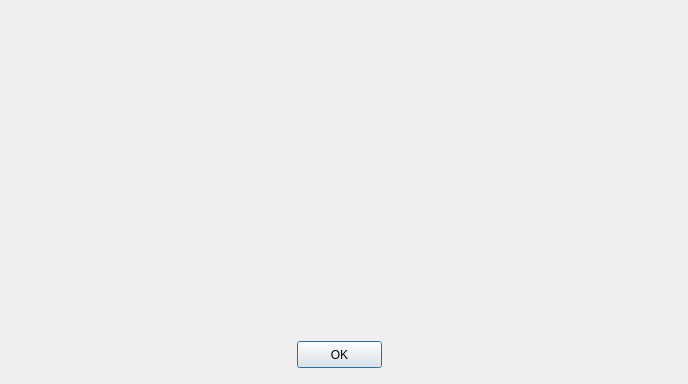
<?xml version="1.0" encoding="UTF-8"?>
<ui version="4.0">
 <class>ResultDialog</class>
 <widget class="QDialog" name="ResultDialog">
  <property name="windowModality">
   <enum>Qt::ApplicationModal</enum>
  </property>
  <property name="geometry">
   <rect>
    <x>0</x>
    <y>0</y>
    <width>688</width>
    <height>384</height>
   </rect>
  </property>
  <property name="windowTitle">
   <string>Result</string>
  </property>
  <widget class="QPushButton" name="pushButton">
   <property name="geometry">
    <rect>
     <x>297</x>
     <y>341</y>
     <width>85</width>
     <height>27</height>
    </rect>
   </property>
   <property name="text">
    <string>OK</string>
   </property>
  </widget>
 </widget>
 <resources/>
 <connections>
  <connection>
   <sender>pushButton</sender>
   <signal>clicked()</signal>
   <receiver>ResultDialog</receiver>
   <slot>close()</slot>
   <hints>
    <hint type="sourcelabel">
     <x>347</x>
     <y>357</y>
    </hint>
    <hint type="destinationlabel">
     <x>350</x>
     <y>394</y>
    </hint>
   </hints>
  </connection>
 </connections>
</ui>
